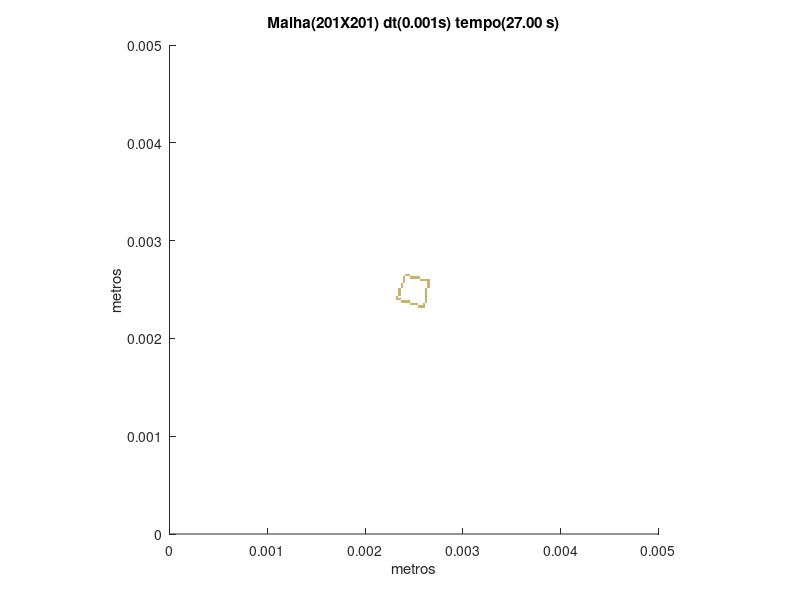

Here is the MATLAB script that generated this plot:
set (gca,'PlotBoxAspectRatio',[1 1 1],'Xlim',[0,0.005],'Ylim',[0,0.005])
hold on
title('Malha(201X201) dt(0.001s) tempo(27.00 s)')
hold on
ylabel('metros')
hold on
xlabel('metros')
hold on

fill([0.00253731343283582 0.00253731343283582 0.00256218905472637 0.00256218905472637],[0.0023134328358209 0.00233830845771144 0.00233830845771144 0.0023134328358209],[0.8,0.7,0.4],'LineStyle','none')

fill([0.00256218905472637 0.00256218905472637 0.00258706467661692 0.00258706467661692],[0.0023134328358209 0.00233830845771144 0.00233830845771144 0.0023134328358209],[0.8,0.7,0.4],'LineStyle','none')

fill([0.00258706467661692 0.00258706467661692 0.00261194029850746 0.00261194029850746],[0.0023134328358209 0.00233830845771144 0.00233830845771144 0.0023134328358209],[0.8,0.7,0.4],'LineStyle','none')

fill([0.00246268656716418 0.00246268656716418 0.00248756218905473 0.00248756218905473],[0.00233830845771144 0.00236318407960199 0.00236318407960199 0.00233830845771144],[0.8,0.7,0.4],'LineStyle','none')

fill([0.00248756218905473 0.00248756218905473 0.00251243781094527 0.00251243781094527],[0.00233830845771144 0.00236318407960199 0.00236318407960199 0.00233830845771144],[0.8,0.7,0.4],'LineStyle','none')

fill([0.00251243781094527 0.00251243781094527 0.00253731343283582 0.00253731343283582],[0.00233830845771144 0.00236318407960199 0.00236318407960199 0.00233830845771144],[0.8,0.7,0.4],'LineStyle','none')

fill([0.00258706467661692 0.00258706467661692 0.00261194029850746 0.00261194029850746],[0.00233830845771144 0.00236318407960199 0.00236318407960199 0.00233830845771144],[0.8,0.7,0.4],'LineStyle','none')

fill([0.00236318407960199 0.00236318407960199 0.00238805970149254 0.00238805970149254],[0.00236318407960199 0.00238805970149254 0.00238805970149254 0.00236318407960199],[0.8,0.7,0.4],'LineStyle','none')

fill([0.00238805970149254 0.00238805970149254 0.00241293532338308 0.00241293532338308],[0.00236318407960199 0.00238805970149254 0.00238805970149254 0.00236318407960199],[0.8,0.7,0.4],'LineStyle','none')

fill([0.00241293532338308 0.00241293532338308 0.00243781094527363 0.00243781094527363],[0.00236318407960199 0.00238805970149254 0.00238805970149254 0.00236318407960199],[0.8,0.7,0.4],'LineStyle','none')

fill([0.00243781094527363 0.00243781094527363 0.00246268656716418 0.00246268656716418],[0.00236318407960199 0.00238805970149254 0.00238805970149254 0.00236318407960199],[0.8,0.7,0.4],'LineStyle','none')

fill([0.00261194029850746 0.00261194029850746 0.00263681592039801 0.00263681592039801],[0.00236318407960199 0.00238805970149254 0.00238805970149254 0.00236318407960199],[0.8,0.7,0.4],'LineStyle','none')

fill([0.0023134328358209 0.0023134328358209 0.00233830845771144 0.00233830845771144],[0.00238805970149254 0.00241293532338308 0.00241293532338308 0.00238805970149254],[0.8,0.7,0.4],'LineStyle','none')

fill([0.00233830845771144 0.00233830845771144 0.00236318407960199 0.00236318407960199],[0.00238805970149254 0.00241293532338308 0.00241293532338308 0.00238805970149254],[0.8,0.7,0.4],'LineStyle','none')

fill([0.00261194029850746 0.00261194029850746 0.00263681592039801 0.00263681592039801],[0.00238805970149254 0.00241293532338308 0.00241293532338308 0.00238805970149254],[0.8,0.7,0.4],'LineStyle','none')

fill([0.0023134328358209 0.0023134328358209 0.00233830845771144 0.00233830845771144],[0.00241293532338308 0.00243781094527363 0.00243781094527363 0.00241293532338308],[0.8,0.7,0.4],'LineStyle','none')

fill([0.00261194029850746 0.00261194029850746 0.00263681592039801 0.00263681592039801],[0.00241293532338308 0.00243781094527363 0.00243781094527363 0.00241293532338308],[0.8,0.7,0.4],'LineStyle','none')

fill([0.00233830845771144 0.00233830845771144 0.00236318407960199 0.00236318407960199],[0.00243781094527363 0.00246268656716418 0.00246268656716418 0.00243781094527363],[0.8,0.7,0.4],'LineStyle','none')

fill([0.00261194029850746 0.00261194029850746 0.00263681592039801 0.00263681592039801],[0.00243781094527363 0.00246268656716418 0.00246268656716418 0.00243781094527363],[0.8,0.7,0.4],'LineStyle','none')

fill([0.00233830845771144 0.00233830845771144 0.00236318407960199 0.00236318407960199],[0.00246268656716418 0.00248756218905473 0.00248756218905473 0.00246268656716418],[0.8,0.7,0.4],'LineStyle','none')

fill([0.00261194029850746 0.00261194029850746 0.00263681592039801 0.00263681592039801],[0.00246268656716418 0.00248756218905473 0.00248756218905473 0.00246268656716418],[0.8,0.7,0.4],'LineStyle','none')

fill([0.00233830845771144 0.00233830845771144 0.00236318407960199 0.00236318407960199],[0.00248756218905473 0.00251243781094527 0.00251243781094527 0.00248756218905473],[0.8,0.7,0.4],'LineStyle','none')

fill([0.00261194029850746 0.00261194029850746 0.00263681592039801 0.00263681592039801],[0.00248756218905473 0.00251243781094527 0.00251243781094527 0.00248756218905473],[0.8,0.7,0.4],'LineStyle','none')

fill([0.00236318407960199 0.00236318407960199 0.00238805970149254 0.00238805970149254],[0.00251243781094527 0.00253731343283582 0.00253731343283582 0.00251243781094527],[0.8,0.7,0.4],'LineStyle','none')

fill([0.00263681592039801 0.00263681592039801 0.00266169154228856 0.00266169154228856],[0.00251243781094527 0.00253731343283582 0.00253731343283582 0.00251243781094527],[0.8,0.7,0.4],'LineStyle','none')

fill([0.00236318407960199 0.00236318407960199 0.00238805970149254 0.00238805970149254],[0.00253731343283582 0.00256218905472637 0.00256218905472637 0.00253731343283582],[0.8,0.7,0.4],'LineStyle','none')

fill([0.00263681592039801 0.00263681592039801 0.00266169154228856 0.00266169154228856],[0.00253731343283582 0.00256218905472637 0.00256218905472637 0.00253731343283582],[0.8,0.7,0.4],'LineStyle','none')

fill([0.00238805970149254 0.00238805970149254 0.00241293532338308 0.00241293532338308],[0.00256218905472637 0.00258706467661692 0.00258706467661692 0.00256218905472637],[0.8,0.7,0.4],'LineStyle','none')

fill([0.00263681592039801 0.00263681592039801 0.00266169154228856 0.00266169154228856],[0.00256218905472637 0.00258706467661692 0.00258706467661692 0.00256218905472637],[0.8,0.7,0.4],'LineStyle','none')

fill([0.00238805970149254 0.00238805970149254 0.00241293532338308 0.00241293532338308],[0.00258706467661692 0.00261194029850746 0.00261194029850746 0.00258706467661692],[0.8,0.7,0.4],'LineStyle','none')

fill([0.00256218905472637 0.00256218905472637 0.00258706467661692 0.00258706467661692],[0.00258706467661692 0.00261194029850746 0.00261194029850746 0.00258706467661692],[0.8,0.7,0.4],'LineStyle','none')

fill([0.00258706467661692 0.00258706467661692 0.00261194029850746 0.00261194029850746],[0.00258706467661692 0.00261194029850746 0.00261194029850746 0.00258706467661692],[0.8,0.7,0.4],'LineStyle','none')

fill([0.00261194029850746 0.00261194029850746 0.00263681592039801 0.00263681592039801],[0.00258706467661692 0.00261194029850746 0.00261194029850746 0.00258706467661692],[0.8,0.7,0.4],'LineStyle','none')

fill([0.00263681592039801 0.00263681592039801 0.00266169154228856 0.00266169154228856],[0.00258706467661692 0.00261194029850746 0.00261194029850746 0.00258706467661692],[0.8,0.7,0.4],'LineStyle','none')

fill([0.00238805970149254 0.00238805970149254 0.00241293532338308 0.00241293532338308],[0.00261194029850746 0.00263681592039801 0.00263681592039801 0.00261194029850746],[0.8,0.7,0.4],'LineStyle','none')

fill([0.00246268656716418 0.00246268656716418 0.00248756218905473 0.00248756218905473],[0.00261194029850746 0.00263681592039801 0.00263681592039801 0.00261194029850746],[0.8,0.7,0.4],'LineStyle','none')

fill([0.00248756218905473 0.00248756218905473 0.00251243781094527 0.00251243781094527],[0.00261194029850746 0.00263681592039801 0.00263681592039801 0.00261194029850746],[0.8,0.7,0.4],'LineStyle','none')

fill([0.00251243781094527 0.00251243781094527 0.00253731343283582 0.00253731343283582],[0.00261194029850746 0.00263681592039801 0.00263681592039801 0.00261194029850746],[0.8,0.7,0.4],'LineStyle','none')

fill([0.00253731343283582 0.00253731343283582 0.00256218905472637 0.00256218905472637],[0.00261194029850746 0.00263681592039801 0.00263681592039801 0.00261194029850746],[0.8,0.7,0.4],'LineStyle','none')

fill([0.00241293532338308 0.00241293532338308 0.00243781094527363 0.00243781094527363],[0.00263681592039801 0.00266169154228856 0.00266169154228856 0.00263681592039801],[0.8,0.7,0.4],'LineStyle','none')

fill([0.00243781094527363 0.00243781094527363 0.00246268656716418 0.00246268656716418],[0.00263681592039801 0.00266169154228856 0.00266169154228856 0.00263681592039801],[0.8,0.7,0.4],'LineStyle','none')
